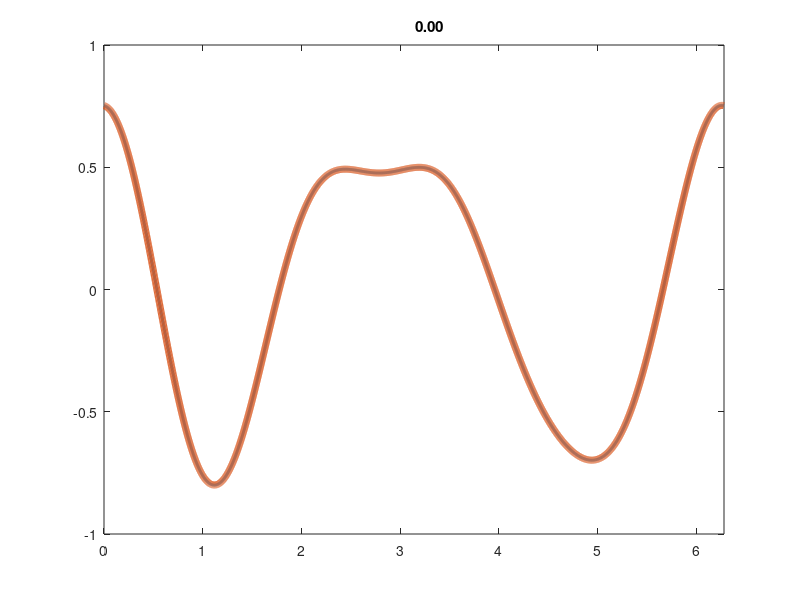
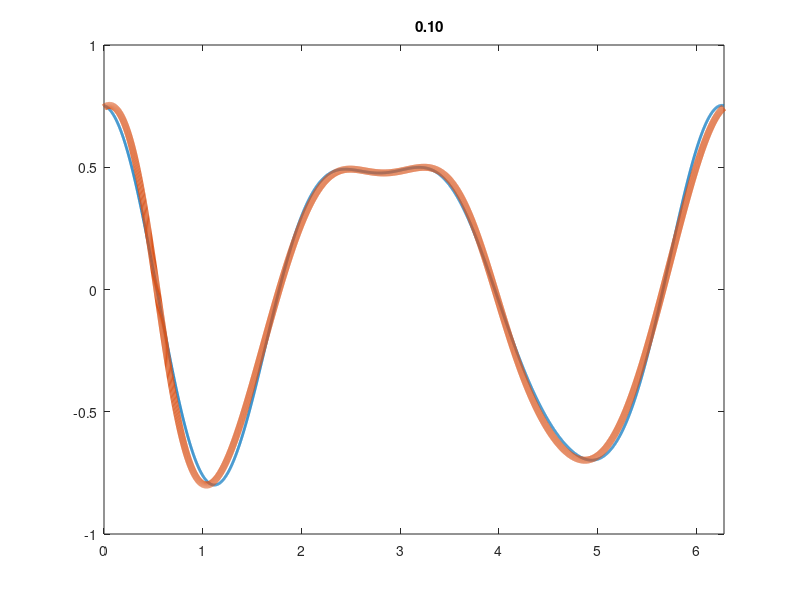
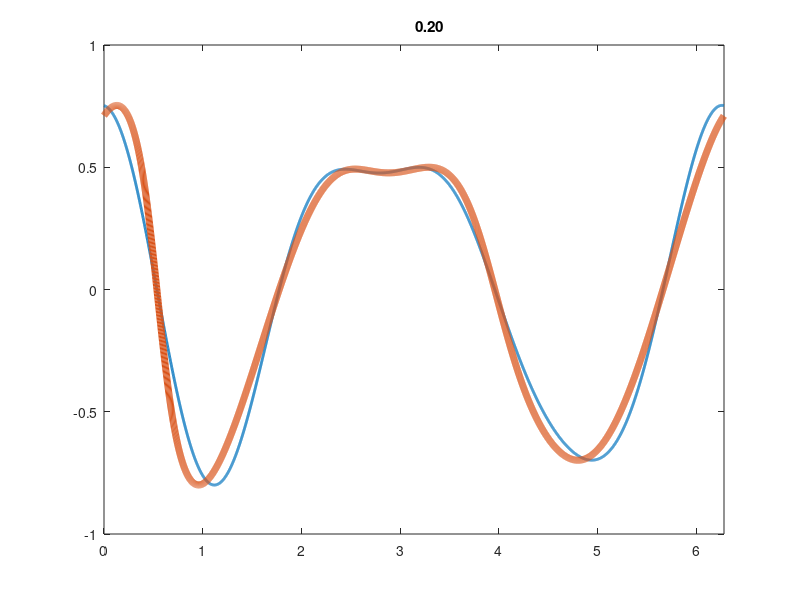
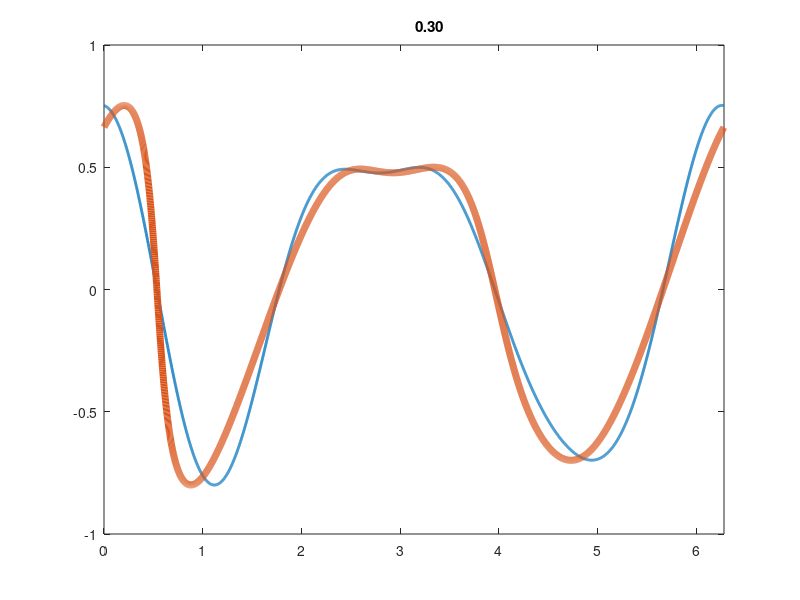

Recreate these plots in MATLAB, in order. (Note: a time limit stopped this script after it produced the figures.)
#!/bin/env octave

randn('state', 0);
n = 2^12;
L = 2 * pi;
h = L/n;
x = (0:n-1)*h;
dt  = 0.0001;
mu = 0.001;
k = [0:n/2-1 0 -n/2+1:-1];
k1 = 1i*k;
k2 = k1.^2;
kf = 8 * pi;

U = 1/sqrt(3) * (2 * pi)^(1/4) * k .^2 .* exp(-k.^2 / 4);
a =  fft(randn(1, n));
uinit = ifft(U .* a);
uinit = 0.8 * uinit / max(abs(uinit));
u0 = uinit;
E0 = sumsq(u0) * h;

q = 0;
figure('visible', 'off');
for t = 0:dt:2000
    E = sumsq(u0) * h;

    force = fft(u0);
    force(abs(k) > kf) = 0;
    force = 0.1 * force .* (E0 - E) / dt;
    
    u1hat = fft(u0) + 0.5*dt*(-k1.*fft(u0.^2)/2 + mu*k2.*fft(u0) + force);
    u1 = ifft(u1hat);
    u2hat = fft(u0) + dt*(-k1.*fft(u1.^2)/2 + mu*k2.*fft(u1) + force);
    if mod(q, 1000) == 0
      plot(x, uinit, 'linewidth', 2, x, u0, 'linewidth', 5)
      axis([0,2*pi,-1, 1])
      title(sprintf('%12.2f', t))
      saveas(gcf(), sprintf('u.%09d.png', q))
      printf('%.16e\n', E);
      pause(0.01);
    end
    u0 = ifft(u2hat);
    q += 1;
end
